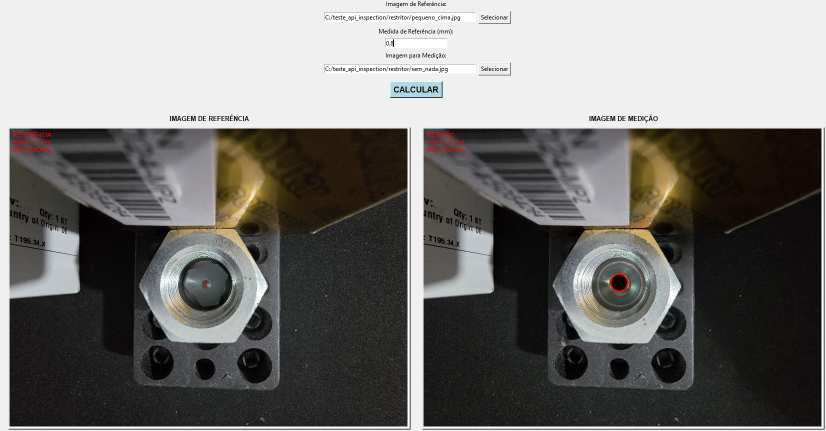
#> input picture Captura de tela 2025-09-19 223337.jpg, 1651 x 862 px (shown at 1/2 size)
$ python -i medidor_furo.py   (imports and definitions only)
#> lines starting #> are read from the running program, lines starting #| are printed output that depends on the picture; after the words box and inside, x2 and y2 are one past the last pixel; in counts of white or black regions, pixels touching at a corner belong together
import tkinter as tk
from tkinter import filedialog, messagebox
import cv2
import numpy as np
from PIL import Image, ImageTk, ImageDraw, ImageFont
import math

def acha_circulos(contours, imagem_shape):
    altura, largura = imagem_shape[0], imagem_shape[1]
    centro_imagem_x = largura // 2
    centro_imagem_y = altura // 2
    melhor_circulo = None
    melhor_raio = None
    menor_distancia = float('inf')
    melhor_centro = None

    for bordas_imagem in contours:
        area = cv2.contourArea(bordas_imagem)
        #Elimina ruído
        if area < 100:
            continue

        (x, y), raio = cv2.minEnclosingCircle(bordas_imagem)
        area_circulo_envolvente = math.pi * raio * raio
        circularidade = area / area_circulo_envolvente

        #Filtra areas que se parecem com um circulo
        if circularidade > 0.5:

            dx = x - centro_imagem_x
            dy = y - centro_imagem_y
            distancia = math.sqrt(dx*dx + dy*dy)

            #verifica o circulo mais central
            if distancia < menor_distancia:
                menor_distancia = distancia
                melhor_circulo = bordas_imagem
                melhor_raio = raio
                melhor_centro = (int(x), int(y))

    return melhor_circulo, melhor_raio, melhor_centro

def processar_imagem(caminho_imagem):
#> called with caminho_imagem = 'Captura de tela 2025-09-19 223337.jpg'
    img = cv2.imread(caminho_imagem)
#> img is the input picture: shape (862, 1651, 3); mean B, G, R 115.8, 118.2, 119.5
    if img is None:
        return None, None, None

    gray = cv2.cvtColor(img, cv2.COLOR_BGR2GRAY)
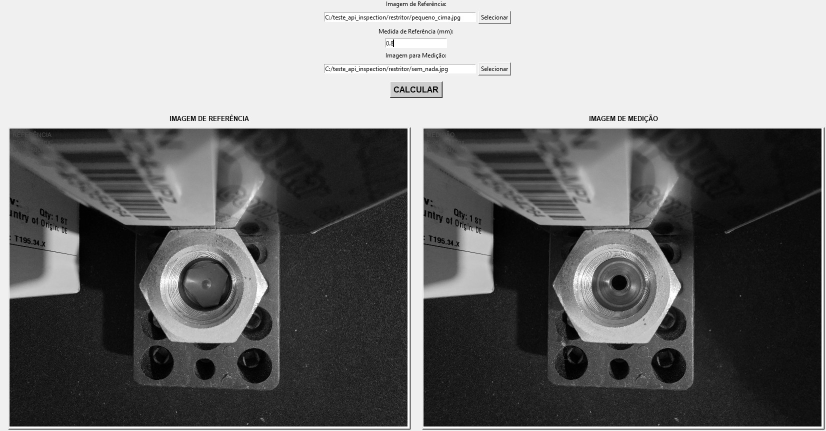
#> gray: shape (862, 1651) (shown at 1/2 size); min 0, max 255, mean 118.3
    blurred = cv2.GaussianBlur(gray, (5, 5), 0)
    edges = cv2.Canny(blurred, 50, 100)
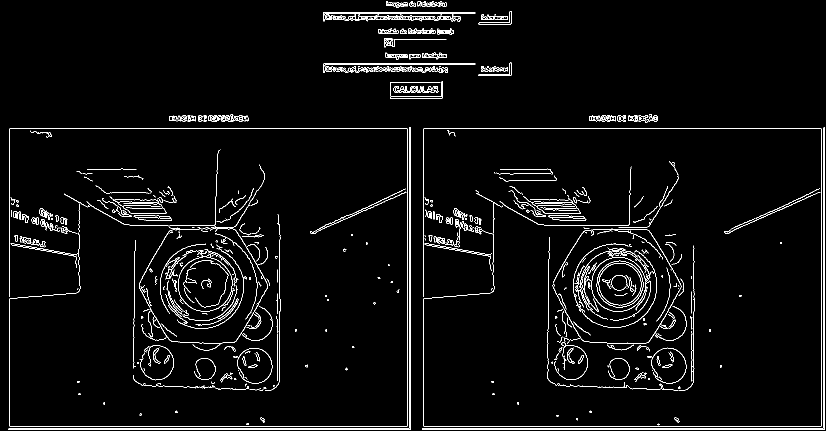
#> edges: shape (862, 1651) (shown at 1/2 size); 3.2% white in thin lines or dots
    contours, hierarchy = cv2.findContours(edges, cv2.RETR_TREE, cv2.CHAIN_APPROX_NONE)
#> contours = 904 contours, 677 with area under 20; largest, box (x1, y1, x2, y2) and area: (278, 329, 536, 687) 44840, (278, 457, 536, 687) 44546, (1182, 495, 1308, 624) 9356, (1182, 514, 1293, 624) 9199, (1193, 521, 1287, 615) 6748

    circulo, raio, centro = acha_circulos(contours, img.shape)
#> the loop in acha_circulos, `for bordas_imagem in contours:` made 904 passes
#> (area, x, y, raio, area_circulo_envolvente, circularidade, dx, dy) on passes 231, 232, 276: (9355.5, 1240.7, 557, 67.17, 14175.8, 0.66, 415.7, 126), (9199, 1237, 568.7, 55.28, 9600.9, 0.958, 412, 137.7), (152.5, 881.5, 481, 9.01, 255.3, 0.597, 56.5, 50)
#> (area, x, y, raio, area_circulo_envolvente, circularidade, dx, dy) on pass 277: (138.5, 882, 480, 8.6, 232.5, 0.596, 57, 49)
#> after the loop in acha_circulos, `for bordas_imagem in contours:`: melhor_circulo = contour of 81 points, box (x1, y1, x2, y2) (874, 474, 890, 488), area 138; melhor_raio = 8.6; menor_distancia = 75.17
#> circulo has the same summary as melhor_circulo in acha_circulos; raio = 8.6; centro = (882, 480)
    diametro = raio * 2 if raio else None
#> diametro = 17.2
    return img, diametro, centro

# [94 lines left out: functions criar_canvas_com_circulo, selecionar_imagem_ref, selecionar_imagem_medicao, calcular, not called in this run]

# Interface
# [3 lines not run here, left out]

# Frame superior com controles
# [1 line that did not run here, left out]
# [3 lines not run here, left out]
# [1 line that did not run here, left out]
# [1 line not run here, left out]
# [1 line that did not run here, left out]
# [4 lines not run here, left out]
# [1 line that did not run here, left out]
# [3 lines not run here, left out]
# [1 line that did not run here, left out]
# [1 line not run here, left out]
# [1 line that did not run here, left out]
# [4 lines not run here, left out]

# Frame para os canvas
# [1 line that did not run here, left out]
# [4 lines not run here, left out]
# [1 line that did not run here, left out]
# [4 lines not run here, left out]
# [1 line that did not run here, left out]
# [3 lines not run here, left out]

>>> result = processar_imagem('Captura de tela 2025-09-19 223337.jpg')
